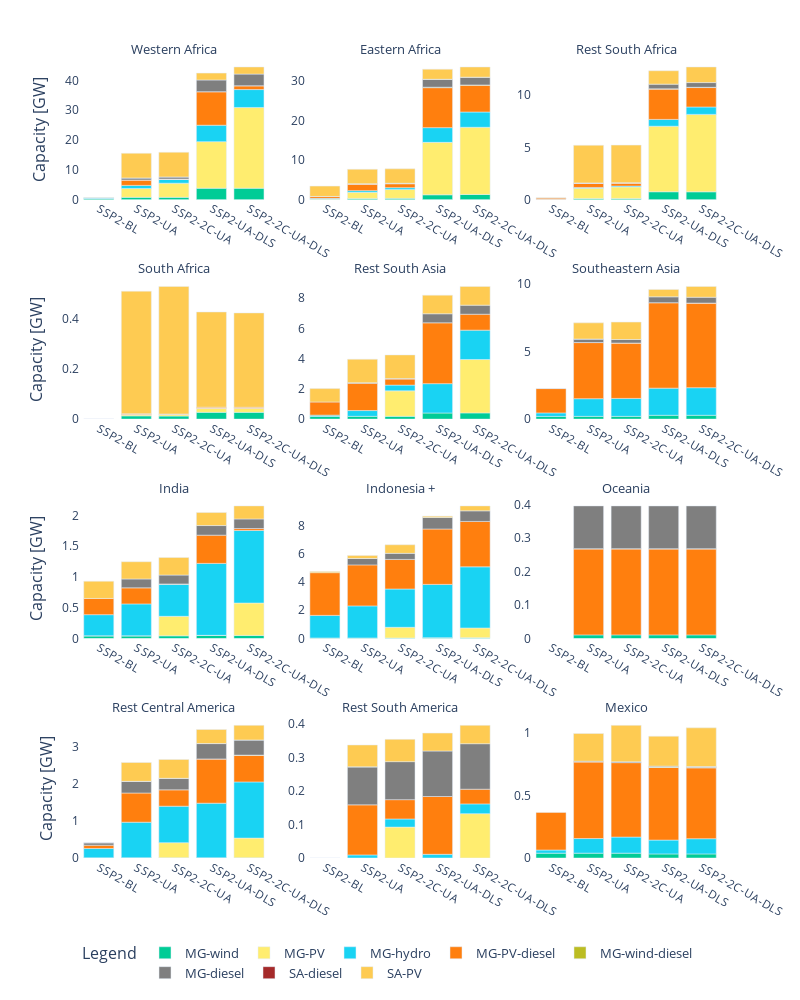

Notebook code cell kept with this figure:
### Code cell
#offgrid capacity per region
df2 = pd.read_csv('..\\output\\analysis\\capacity_pertech_scenario_world.csv')  #concatanated in excel the dls and non dls scenarios
df2 = df2[df2["region"].isin([4,6, 8.0, 9.0,10,21,22,24,25,26, 18, 3])]
df2 = df2.replace({'region':  {4: 'Rest Central America', 6:'Rest South America', 8:'Western Africa', 9: 'Eastern Africa', 10: 'South Africa', 21: 'Southeastern Asia', 22: 'Indonesia +', 24:'Oceania' , 25:'Rest South Asia', 26:'Rest South Africa', 18: 'India', 3: 'Mexico'}})  #{ 8:'Western Africa', 9: 'Eastern Africa', 10: 'South Africa', 26:'Rest SSA'}}) #{6:'Rest South America', 8:'Western Africa', 9: 'Eastern Africa', 10: 'South Africa', 21: 'Southeastern Asia', 22: 'Indonesia +', 24:'Oceania' , 25:'Rest S.Asia', 26:'Rest S.Africa'}})
df2.groupby(['region', 'scenario']).sum().to_csv('..\\output\\analysis\\offgrid_added_capacity_total_region_SSP2.csv')
df2['capacity_GW'] = df2['capacity_MW']/1000

fig = px.bar(df2,x='scenario', y='capacity_GW',  color="techid", facet_col='region', facet_col_wrap=3 , 
             category_orders={"scenario" : [ 'SSP2-BL', 'SSP2-UA', 'SSP2-2C-UA', 'SSP2-UA-DLS' , 'SSP2-2C-UA-DLS'] , 
                              "region": [ 'Western Africa',  'Eastern Africa', 'Rest South Africa', 'South Africa','Rest South Asia', 'Southeastern Asia', 'India','Indonesia +', 'Oceania' ,      'Rest Central America', 'Rest South America','Mexico'],
                              "techid" : [   'MG-wind', 'MG-PV','MG-hydro' ,   'MG-PV-diesel', 'MG-wind-diesel','MG-diesel', "SA-diesel", 'SA-PV']},
                              color_discrete_sequence=['#00CC96',  'rgb(255,237,111)','#19D3F3',    '#FF7F0E',  '#BCBD22', '#7F7F7F', "brown",'#FECB52'],
             labels = {"techid" : "Legend" , 'capacity_GW': 'Capacity [GW]', 'region': ' ', 'scenario' : ''},
             facet_row_spacing=0.1, facet_col_spacing=0.06) #'already access',#category_orders={"region": [ 8.0, 9.0,10,26]} )

fig.for_each_annotation(lambda a: a.update(text=a.text.split("=")[-1]))
#fig.for_each_yaxis(lambda yaxis: yaxis.update(showticklabels=True)) 
fig.update_layout(font = dict(size = 13), height = 1000, width = 800,  paper_bgcolor = "white", plot_bgcolor = "rgba(0,0,0,0)", legend=dict(orientation="h", yanchor="top", xanchor="left", )) #, legend=dict(orientation="h", yanchor="bottom", xanchor="left", ))
fig.update_xaxes( showticklabels=True, tickfont =dict(size = 11.5))
fig.update_yaxes( matches=None, showticklabels=True, tickfont =dict(size = 11.5))
